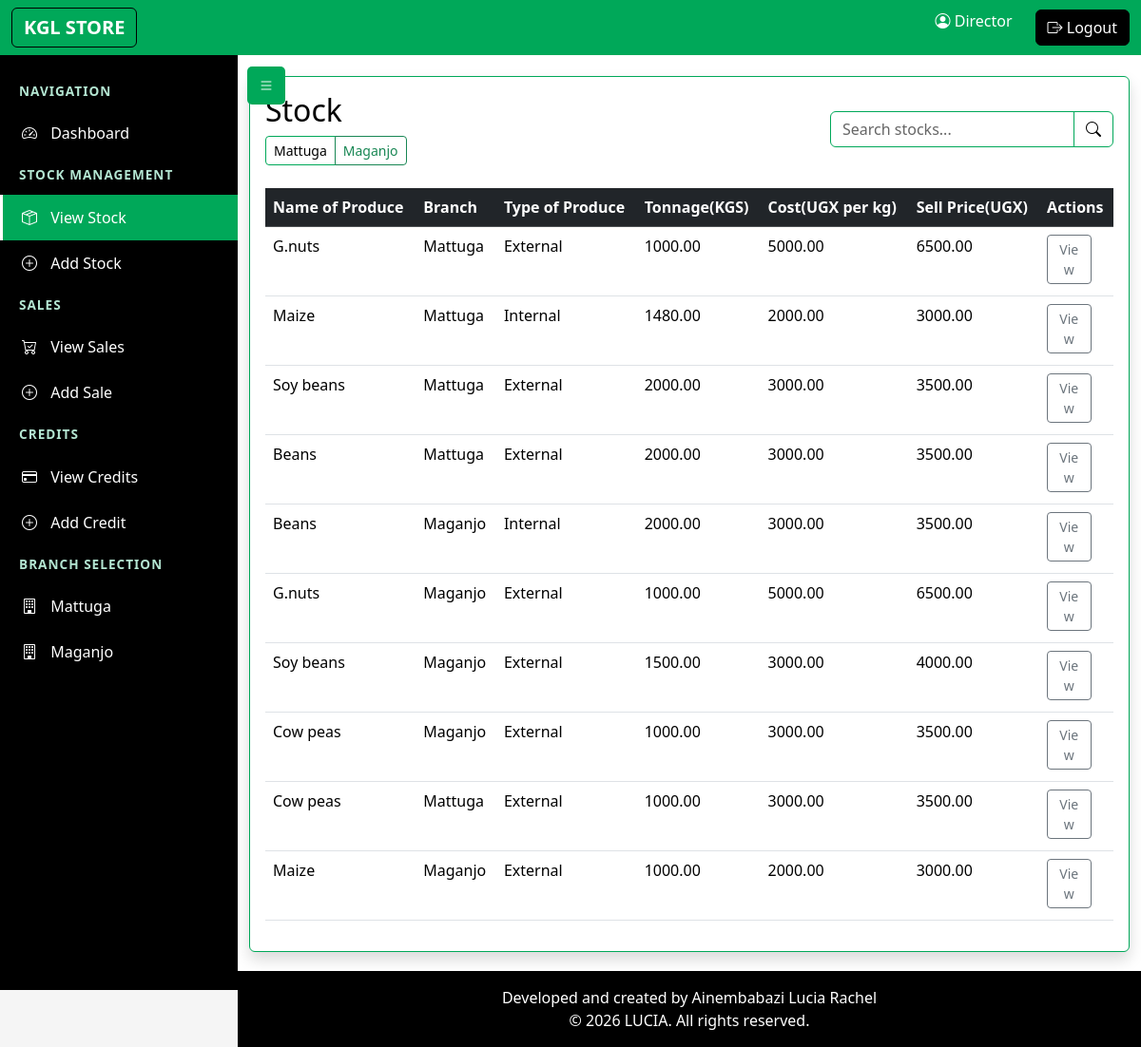
/stock/ (signed in), run on an earlier commit of the app's database.
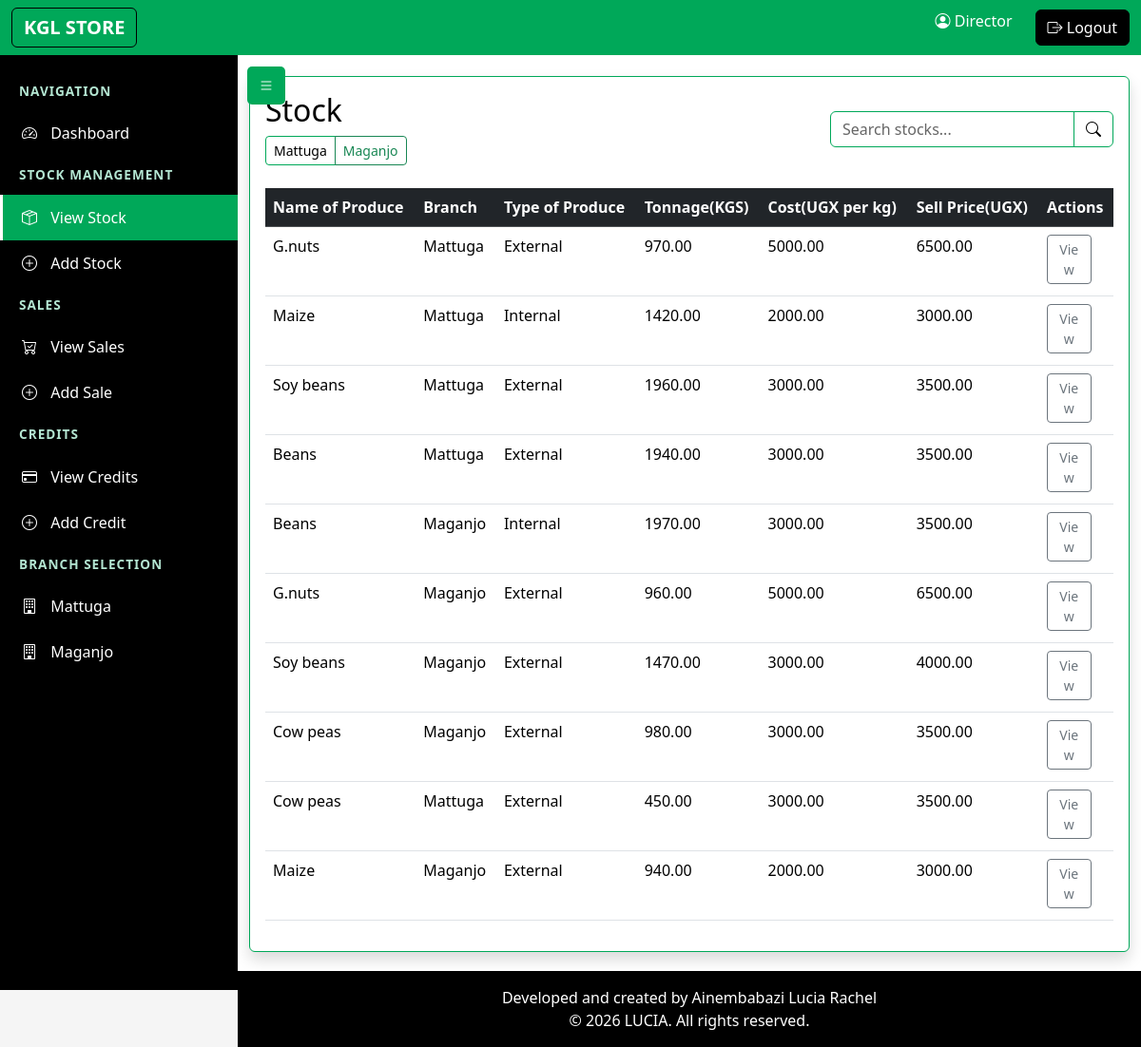
And on a later commit of the database.
### kglapp/models.py (models this page shows, shortened)
class Stock(models.Model):
    name_of_produce = models.CharField(max_length=100, null=False, blank=False)
    branch = models.CharField(max_length=100, null=False, blank=False, default='Mattuga', choices=[
        ('Mattuga', 'Mattuga'),
        ('Maganjo', 'Maganjo'),
    ])
    type_of_produce = models.CharField(max_length=50, null=False, blank=False)
    date_of_arrival = models.DateField(auto_now_add=True,null=False, blank=False)
    time_of_arrival = models.TimeField(auto_now_add=True,null=False, blank=False)
    tonnage = models.DecimalField(max_digits=10, decimal_places=2, null= False, blank=False)
    name_of_dealer = models.CharField(max_length=100, null=False, blank=False)
    cost = models.DecimalField(max_digits=12, decimal_places=2, null=False, blank=False)
    contact = models.CharField(max_length=20, null=False, blank=False)
    sell_price = models.DecimalField(max_digits=12, decimal_places=2, null=False, blank=False)
    @classmethod
    def search(cls, query=None, branch=None):
        queryset = cls.objects.all()
        if branch:
            queryset = queryset.filter(branch=branch)
        if query:
            queryset = queryset.filter(
                models.Q(name_of_produce__icontains=query) |
                models.Q(type_of_produce__icontains=query) |
                models.Q(name_of_dealer__icontains=query)
            )
        return queryset

### kglapp/views.py (the view)
# urls.py: path('stock/', views.all_stock, name='all_stock'),
@login_required
@has_role(['manager', 'director'])
def all_stock(request):
    branch = request.GET.get('branch')
    search_query = request.GET.get('q', '')
    if request.user.role == 'manager':
        stocks = Stock.search(query=search_query, branch=request.user.branch)
        branch = request.user.branch
    elif request.user.role == 'director':
        if branch in ['Mattuga', 'Maganjo']:
            stocks = Stock.search(query=search_query, branch=branch)
        else:
            stocks = Stock.search(query=search_query)
    return render(request, 'all_stock.html', {
        'stocks': stocks,
        'current_branch': branch,
        'search_query': search_query
    })

### kglapp/views.py (called while the page is built)
def has_role(roles):
    def check_role(user):
        if not user.is_authenticated:
            return False
        if user.is_superuser:
            return True
        if isinstance(roles, str):
            return user.role == roles
        return user.role in roles
    return user_passes_test(check_role)

### kglapp/templates/all_stock.html (shortened to what this page needs)
{% extends 'base.html' %}
{% block content %}
<div class="card shadow">
    <div class="card-body">
        <div class="d-flex justify-content-between align-items-center mb-4">
            <div>
                <h2 class="card-title mb-0">Stock {% if current_branch %}- {{ current_branch }} Branch{% endif %}</h2>
                {% if user.role == 'director' %}
                    {% if current_branch %}
                    <a href="{% url 'all_stock' %}" class="btn btn-sm btn-outline-secondary mt-2">View All Branches</a>
                    {% else %}
                    <div class="btn-group mt-2">
                        <a href="{% url 'all_stock' %}?branch=Mattuga" class="btn btn-sm btn-outline-primary">Mattuga</a>
                        <a href="{% url 'all_stock' %}?branch=Maganjo" class="btn btn-sm btn-outline-success">Maganjo</a>
                    </div>
                    {% endif %}
                {% endif %}
            </div>
            <div class="d-flex align-items-center gap-3">
                <form class="d-flex" method="get">
                    <div class="input-group">
                        <input type="text" name="q" class="form-control" placeholder="Search stocks..." value="{{ search_query }}" aria-label="Search">
                        <button class="btn btn-outline-primary" type="submit">
                            <i class="bi bi-search"></i>
                        </button>
                    </div>
                </form>
            </div>
        </div>
        <div class="table-responsive">
            <table class="table table-hover">
                <thead class="table-dark">
                    <tr>
                        <th>Name of Produce</th>
                        {% if user.role == 'director' %}<th>Branch</th>{% endif %}
                        <th>Type of Produce</th>
                        <th>Tonnage(KGS)</th>
                        <th>Cost(UGX per kg)</th>
                        <th>Sell Price(UGX)</th>
                        <th>Actions</th>
                    </tr>
                </thead>
                <tbody>
                    {% for item in stocks %}
                    <tr>
                        <td>{{ item.name_of_produce }}</td>
                        {% if user.role == 'director' %}<td>{{ item.branch }}</td>{% endif %}
                        <td>{{ item.type_of_produce }}</td>
                        <td>{{ item.tonnage }}</td>
                        <td>{{ item.cost }}</td>
                        <td>{{ item.sell_price }}</td>
                        <td>
                            <a href="{% url 'view_stock' item.id %}" class="btn btn-sm btn-outline-secondary w-75 mb-1">View</a>
                        </td>
                    </tr>
                    {% empty %}
                    <tr>
                        <td colspan="{% if user.role == 'director' %}7{% else %}6{% endif %}" class="text-center">No stock items available</td>
                    </tr>
                    {% endfor %}
                </tbody>
            </table>
        </div>
    </div>
</div>
{% endblock %}

What changed in the data, as far as the page shows it:
changed Stock (number 1 of 10 on the later page): tonnage "1000.00" → "970.00"
changed Stock (number 2 of 10 on the later page): tonnage "1480.00" → "1420.00"
changed Stock (number 3 of 10 on the later page): tonnage "2000.00" → "1960.00"
changed Stock (number 4 of 10 on the later page): tonnage "2000.00" → "1940.00"
changed Stock (number 5 of 10 on the later page): tonnage "2000.00" → "1970.00"
changed Stock (number 6 of 10 on the later page): tonnage "1000.00" → "960.00"
changed Stock (number 7 of 10 on the later page): tonnage "1500.00" → "1470.00"
changed Stock (number 8 of 10 on the later page): tonnage "1000.00" → "980.00"
changed Stock (number 9 of 10 on the later page): tonnage "1000.00" → "450.00"
changed Stock (number 10 of 10 on the later page): tonnage "1000.00" → "940.00"
